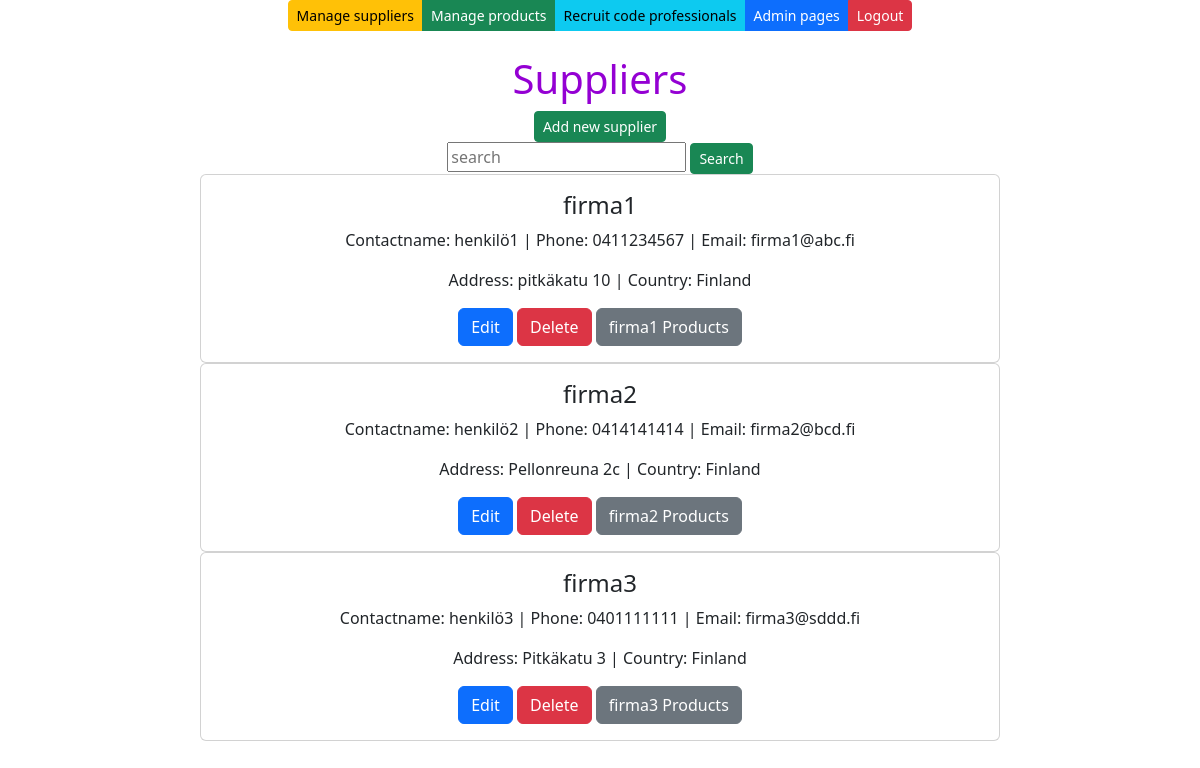
Screenshot of /suppliers/ with the database file from the repository.
### app/models.py (models this page shows, shortened)
class Supplier(models.Model):
    companyName = models.CharField(max_length=50, default="firma")
    contactName = models.CharField(max_length=50, default="firma")
    address = models.CharField(max_length=100, default="firma")
    phone = models.CharField(max_length=20, default="firma")
    email = models.CharField(max_length=50, default="firma")
    country = models.CharField(max_length=50, default="firma")

### app/views.py (the view)
# urls.py: path('suppliers/', supplierlistview),
def supplierlistview(request):
    supplierlist = Supplier.objects.all()
    context = {'suppliers': supplierlist}               # create dictionary called context with key:suppliers, value: supplierlist
    return render(request, 'supplierlist.html', context)

### app/templates/supplierlist.html (shortened to what this page needs)
{% extends 'index.html' %}
{% block content %}
<br/>
<br />
<h1 style="color: darkviolet">Suppliers</h1>
<button id="add-btn" class="btn btn-success btn-sm" onclick="showaddform()">Add new supplier</button>
<form method="post" action="/search-suppliers/">
    <input class="card-text" class="card-text" type="text" placeholder="search" name="search">
    <input type="submit" value="Search" class="btn btn-success btn-sm" name="">
</form>
{% for s in suppliers %}
<div class="card" style="max-width: 50rem;">
    <div class="card-body">
        <h4 class="card-title">{{s.companyName}}</h4>
        <p class="card-text">Contactname: {{s.contactName}} | Phone: {{s.phone}} | Email: {{s.email}} </p>
        <p class="card-text">Address: {{s.address}} | Country: {{s.country}} </p>
        <a href="/edit-supplier-get/{{s.id}}/" class="btn btn-primary">Edit</a>
        <a href="/confirm-delete-supplier/{{s.id}}/" class="btn btn-danger">Delete</a>
        <a href="/products-by-supplier/{{s.id}}/" class="btn btn-secondary">{{s.companyName}} Products</a>
    </div>
</div>
{% endfor %}
{% endblock %}

### rows the page displays
Supplier: companyName "firma1", contactName "henkilö1", phone "0411234567", email "firma1@abc.fi", address "pitkäkatu 10", country "Finland"
Supplier: companyName "firma2", contactName "henkilö2", phone "0414141414", email "firma2@bcd.fi", address "Pellonreuna 2c", country "Finland"
Supplier: companyName "firma3", contactName "henkilö3", phone "0401111111", email "firma3@sddd.fi", address "Pitkäkatu 3", country "Finland"
